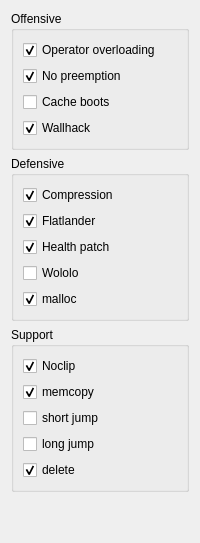
              <widget class="QWidget" name="Hacks">
               <attribute name="title">
                <string>Hacks</string>
               </attribute>
               <layout class="QVBoxLayout" name="verticalLayout_9">
                <item>
                 <widget class="QGroupBox" name="groupBox_22">
                  <property name="title">
                   <string>Offensive</string>
                  </property>
                  <property name="flat">
                   <bool>false</bool>
                  </property>
                  <layout class="QVBoxLayout" name="verticalLayout_41">
                   <item>
                    <widget class="QCheckBox" name="checkBox_52">
                     <property name="text">
                      <string>Operator overloading</string>
                     </property>
                     <property name="checked">
                      <bool>true</bool>
                     </property>
                    </widget>
                   </item>
                   <item>
                    <widget class="QCheckBox" name="checkBox_50">
                     <property name="text">
                      <string>No preemption</string>
                     </property>
                     <property name="checked">
                      <bool>true</bool>
                     </property>
                    </widget>
                   </item>
                   <item>
                    <widget class="QCheckBox" name="checkBox_47">
                     <property name="text">
                      <string>Cache boots</string>
                     </property>
                     <property name="checked">
                      <bool>false</bool>
                     </property>
                    </widget>
                   </item>
                   <item>
                    <widget class="QCheckBox" name="checkBox_41">
                     <property name="text">
                      <string>Wallhack </string>
                     </property>
                     <property name="checked">
                      <bool>true</bool>
                     </property>
                    </widget>
                   </item>
                  </layout>
                 </widget>
                </item>
                <item>
                 <widget class="QGroupBox" name="groupBox_21">
                  <property name="title">
                   <string>Defensive</string>
                  </property>
                  <property name="flat">
                   <bool>false</bool>
                  </property>
                  <layout class="QVBoxLayout" name="verticalLayout_40">
                   <item>
                    <widget class="QCheckBox" name="checkBox_49">
                     <property name="text">
                      <string>Compression </string>
                     </property>
                     <property name="checked">
                      <bool>true</bool>
                     </property>
                    </widget>
                   </item>
                   <item>
                    <widget class="QCheckBox" name="checkBox_48">
                     <property name="text">
                      <string>Flatlander </string>
                     </property>
                     <property name="checked">
                      <bool>true</bool>
                     </property>
                    </widget>
                   </item>
                   <item>
                    <widget class="QCheckBox" name="checkBox_39">
                     <property name="text">
                      <string>Health patch</string>
                     </property>
                     <property name="checked">
                      <bool>true</bool>
                     </property>
                    </widget>
                   </item>
                   <item>
                    <widget class="QCheckBox" name="checkBox_53">
                     <property name="text">
                      <string>Wololo </string>
                     </property>
                    </widget>
                   </item>
                   <item>
                    <widget class="QCheckBox" name="checkBox_40">
                     <property name="text">
                      <string>malloc </string>
                     </property>
                     <property name="checked">
                      <bool>true</bool>
                     </property>
                    </widget>
                   </item>
                  </layout>
                 </widget>
                </item>
                <item>
                 <widget class="QGroupBox" name="groupBox_23">
                  <property name="title">
                   <string>Support</string>
                  </property>
                  <property name="flat">
                   <bool>false</bool>
                  </property>
                  <layout class="QVBoxLayout" name="verticalLayout_42">
                   <item>
                    <widget class="QCheckBox" name="checkBox_42">
                     <property name="text">
                      <string>Noclip </string>
                     </property>
                     <property name="checked">
                      <bool>true</bool>
                     </property>
                    </widget>
                   </item>
                   <item>
                    <widget class="QCheckBox" name="checkBox_45">
                     <property name="enabled">
                      <bool>true</bool>
                     </property>
                     <property name="text">
                      <string>memcopy </string>
                     </property>
                     <property name="checked">
                      <bool>true</bool>
                     </property>
                    </widget>
                   </item>
                   <item>
                    <widget class="QCheckBox" name="checkBox_44">
                     <property name="text">
                      <string>short jump</string>
                     </property>
                     <property name="checked">
                      <bool>false</bool>
                     </property>
                    </widget>
                   </item>
                   <item>
                    <widget class="QCheckBox" name="checkBox_54">
                     <property name="enabled">
                      <bool>true</bool>
                     </property>
                     <property name="text">
                      <string>long jump</string>
                     </property>
                     <property name="checked">
                      <bool>false</bool>
                     </property>
                    </widget>
                   </item>
                   <item>
                    <widget class="QCheckBox" name="checkBox_46">
                     <property name="text">
                      <string>delete </string>
                     </property>
                     <property name="checked">
                      <bool>true</bool>
                     </property>
                    </widget>
                   </item>
                  </layout>
                 </widget>
                </item>
                <item>
                 <spacer name="verticalSpacer_13">
                  <property name="orientation">
                   <enum>Qt::Vertical</enum>
                  </property>
                  <property name="sizeHint" stdset="0">
                   <size>
                    <width>20</width>
                    <height>40</height>
                   </size>
                  </property>
                 </spacer>
                </item>
               </layout>
              </widget>
